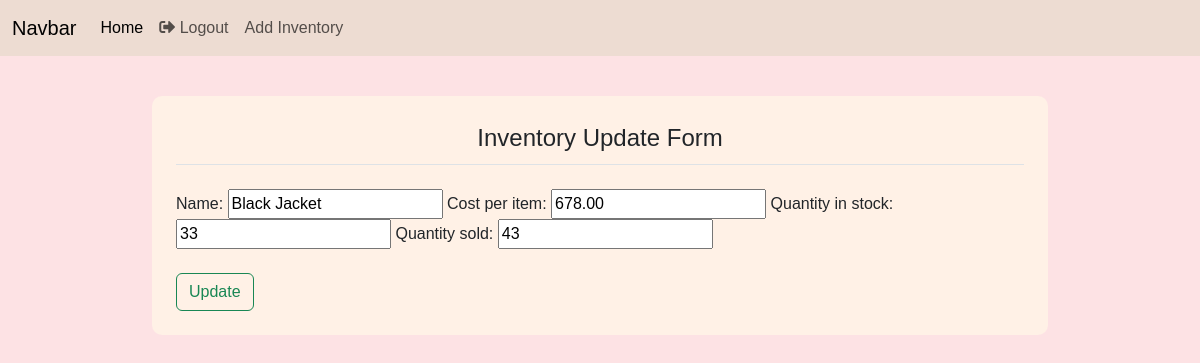
The app's page /inventory/product_update/4/ (signed in) with its own data.
### inventory/models.py (models this page shows, shortened)
class Inventory(models.Model):
    name = models.CharField(max_length=100, null=False, blank=False)
    cost_per_item = models.DecimalField(max_digits=19, decimal_places=2, null=False, blank=False)
    quantity_in_stock = models.IntegerField(null=False, blank=False)
    quantity_sold = models.IntegerField(null=False, blank=False)
    sales = models.DecimalField(max_digits=19, decimal_places=2, null=False, blank=False)
    stock_date = models.DateField(auto_now_add=True)
    last_sales_date = models.DateField(auto_now_add=True)

### inventory/views.py (the view)
# urls.py: path("product_update/<int:pk>/", update, name="product_update"),
@login_required()
def update(request, pk):
    inventory = get_object_or_404(Inventory, pk=pk)
    if request.method == "POST":
        updateForm = InventoryUpdateForm(data=request.POST)
        if updateForm.is_valid():
            inventory.name = updateForm.data['name']
            inventory.quantity_in_stock = updateForm.data['quantity_in_stock']
            inventory.quantity_sold = updateForm.data['quantity_sold']
            inventory.cost_per_item = updateForm.data['cost_per_item']
            inventory.sales = float(inventory.cost_per_item) * float(inventory.quantity_sold)
            inventory.save()
            messages.success(request, "Update Successful")
            return redirect(f"/inventory/")
    else:
        updateForm = InventoryUpdateForm(instance=inventory)
    return render(request, "inventory/inventory_update.html", {'form' : updateForm})

### inventory/forms.py
class InventoryUpdateForm(ModelForm):
    class Meta:
        model = Inventory
        fields = ["name", "cost_per_item", "quantity_in_stock", "quantity_sold"]

### templates/inventory/inventory_update.html (shortened to what this page needs)
{% extends "../layout.html" %}
{% load crispy_forms_tags %}
{% load static %}
{% block content %}
<div class="content-section">
    <form method="POST">
        <fieldset>
            <legend class="border-bottom pb-2 mb-4 text-center">Inventory Update Form</legend>
            <div class="form-group">
                {{ form }}
            </div>
            <div class="form-group pt-4">
                <button class="btn btn-outline-success" type="submit">Update</button>
            </div>
      </fieldset>
    </form>
</div>
{% endblock %}

### Static/css/main.css (style rules this page uses)
body { background-color: #fde2e4; font-family: Arial, sans-serif; }
.content-section { background: #fff1e6; margin: 40px; padding: 1.5rem 1.5rem; border-radius: 10px; }

### records on screen
Inventory: name "Black Jacket", cost_per_item "678.00", quantity_in_stock "33", quantity_sold "43"
